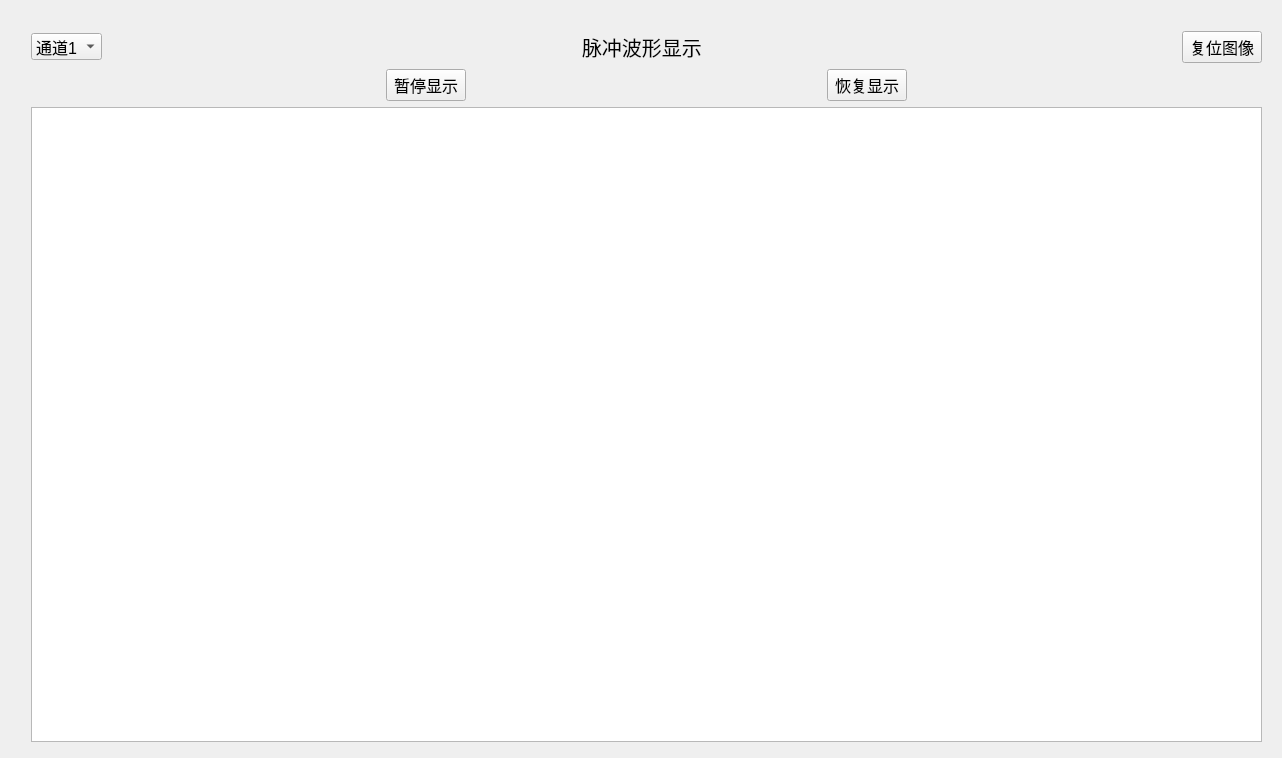
<?xml version="1.0" encoding="UTF-8"?>
<ui version="4.0">
 <class>pulsewave_widget2</class>
 <widget class="QWidget" name="pulsewave_widget2">
  <property name="geometry">
   <rect>
    <x>0</x>
    <y>0</y>
    <width>1282</width>
    <height>758</height>
   </rect>
  </property>
  <property name="windowTitle">
   <string>Form</string>
  </property>
  <widget class="QWidget" name="">
   <property name="geometry">
    <rect>
     <x>31</x>
     <y>31</y>
     <width>1231</width>
     <height>711</height>
    </rect>
   </property>
   <layout class="QVBoxLayout" name="verticalLayout">
    <item>
     <layout class="QHBoxLayout" name="horizontalLayout">
      <item>
       <widget class="QComboBox" name="comboBox_Channel">
        <property name="font">
         <font>
          <pointsize>12</pointsize>
         </font>
        </property>
        <item>
         <property name="text">
          <string>通道1</string>
         </property>
        </item>
        <item>
         <property name="text">
          <string>通道2</string>
         </property>
        </item>
        <item>
         <property name="text">
          <string>通道3</string>
         </property>
        </item>
        <item>
         <property name="text">
          <string>通道4</string>
         </property>
        </item>
       </widget>
      </item>
      <item>
       <spacer name="horizontalSpacer_2">
        <property name="orientation">
         <enum>Qt::Horizontal</enum>
        </property>
        <property name="sizeHint" stdset="0">
         <size>
          <width>40</width>
          <height>20</height>
         </size>
        </property>
       </spacer>
      </item>
      <item>
       <widget class="QLabel" name="label_2">
        <property name="font">
         <font>
          <family>Microsoft YaHei</family>
          <pointsize>15</pointsize>
         </font>
        </property>
        <property name="text">
         <string>脉冲波形显示</string>
        </property>
        <property name="textFormat">
         <enum>Qt::AutoText</enum>
        </property>
       </widget>
      </item>
      <item>
       <spacer name="horizontalSpacer_3">
        <property name="orientation">
         <enum>Qt::Horizontal</enum>
        </property>
        <property name="sizeHint" stdset="0">
         <size>
          <width>40</width>
          <height>20</height>
         </size>
        </property>
       </spacer>
      </item>
      <item>
       <widget class="QPushButton" name="btnReset">
        <property name="font">
         <font>
          <pointsize>12</pointsize>
         </font>
        </property>
        <property name="text">
         <string>复位图像</string>
        </property>
       </widget>
      </item>
     </layout>
    </item>
    <item>
     <layout class="QHBoxLayout" name="horizontalLayout_2">
      <item>
       <spacer name="horizontalSpacer">
        <property name="orientation">
         <enum>Qt::Horizontal</enum>
        </property>
        <property name="sizeHint" stdset="0">
         <size>
          <width>40</width>
          <height>20</height>
         </size>
        </property>
       </spacer>
      </item>
      <item>
       <widget class="QPushButton" name="pushButton_pause">
        <property name="font">
         <font>
          <pointsize>12</pointsize>
         </font>
        </property>
        <property name="text">
         <string>暂停显示</string>
        </property>
       </widget>
      </item>
      <item>
       <spacer name="horizontalSpacer_5">
        <property name="orientation">
         <enum>Qt::Horizontal</enum>
        </property>
        <property name="sizeHint" stdset="0">
         <size>
          <width>40</width>
          <height>20</height>
         </size>
        </property>
       </spacer>
      </item>
      <item>
       <widget class="QPushButton" name="pushButton_restart">
        <property name="font">
         <font>
          <pointsize>12</pointsize>
         </font>
        </property>
        <property name="text">
         <string>恢复显示</string>
        </property>
       </widget>
      </item>
      <item>
       <spacer name="horizontalSpacer_4">
        <property name="orientation">
         <enum>Qt::Horizontal</enum>
        </property>
        <property name="sizeHint" stdset="0">
         <size>
          <width>40</width>
          <height>20</height>
         </size>
        </property>
       </spacer>
      </item>
     </layout>
    </item>
    <item>
     <widget class="QCustomPlot" name="customPlot"/>
    </item>
   </layout>
  </widget>
 </widget>
 <customwidgets>
  <customwidget>
   <class>QCustomPlot</class>
   <extends>QGraphicsView</extends>
   <header location="global">qcustomplot.h</header>
  </customwidget>
 </customwidgets>
 <resources/>
 <connections/>
</ui>
